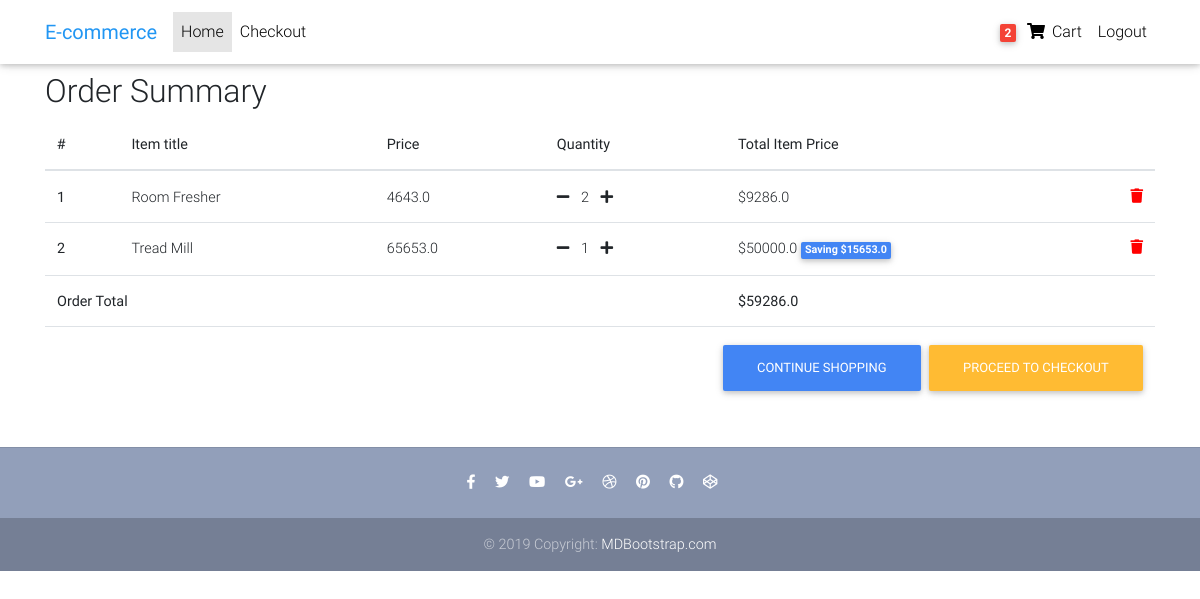
Page /order-summary/ (signed in) on the committed database.
### app/models.py (models this page shows, shortened)
class Order(models.Model):
    user = models.ForeignKey(settings.AUTH_USER_MODEL,
                             on_delete=models.CASCADE)
    ref_code = models.CharField(max_length=20, blank=True,null=True)
    items = models.ManyToManyField(OrderItem)
    start_date = models.DateTimeField(auto_now_add=True)
    ordered_date = models.DateTimeField()
    ordered = models.BooleanField(default=False)
    billing_address = models.ForeignKey(
        'Address',related_name= 'billing_address',on_delete=models.SET_NULL, blank=True,null=True)
    shipping_address = models.ForeignKey(
        'Address',related_name= 'shipping_address',on_delete=models.SET_NULL, blank=True,null=True)
    payment = models.ForeignKey(
        'Payment',on_delete=models.SET_NULL, blank=True,null=True)
    coupon = models.ForeignKey(
        'Coupon',on_delete=models.SET_NULL, blank=True,null=True)
    being_delivered = models.BooleanField(default=False)
    received = models.BooleanField(default=False)
    refund_requested = models.BooleanField(default=False)
    refund_granted = models.BooleanField(default=False)
    '''
        1.Item Added to Cart
        2. Adding A Bill address
        ( Failed checkout )
        3. Payment
        (Preprocessing,processing, packaging etc.)
        4. Being delivered
        5. Recieved
        6. Refunds
    '''
    def get_total(self):
        total = 0
        for order_item in self.items.all():
            total += order_item.get_final_price()
        if self.coupon:
            total -= self.coupon.amount
        return total

class OrderItem(models.Model):
    user = models.ForeignKey(settings.AUTH_USER_MODEL,
                             on_delete=models.CASCADE)
    ordered = models.BooleanField(default=False)
    item = models.ForeignKey(Item, on_delete=models.CASCADE)
    quantity = models.IntegerField(default=1)
    def get_total_item_price(self):
        return self.quantity * self.item.price
    def get_total_discount_item_price(self):
        return self.quantity * self.item.discount_price
    def get_amount_saved(self):
        return self.get_total_item_price() - self.get_total_discount_item_price()
    def get_final_price(self):
        if self.item.discount_price:
            return self.get_total_discount_item_price()
        return self.get_total_item_price()

class Item(models.Model):
    title = models.CharField(max_length=100)
    price = models.FloatField()
    discount_price = models.FloatField(blank=True, null=True)
    category = models.CharField(choices=CATEGORY_CHOICES, max_length=2)
    label = models.CharField(choices=LABEL_CHOICES, max_length=1)
    slug = models.SlugField()
    description = models.TextField()
    image = models.ImageField(blank=True, null=True)

### app/views.py (the view)
# urls.py: path('order-summary/', OrderSummaryView.as_view(), name='order-summary'),
class OrderSummaryView(LoginRequiredMixin, View):
    def get(self, *args, **kwargs):
        try:
            order = Order.objects.get(user=self.request.user, ordered=False)
            context = {
                'object':order
            }
            return render(self.request, 'order_summary.html',context)
        except ObjectDoesNotExist:
            messages.error(self.request, "You do not have an active order")
            return redirect("/")

### app/templatetags/cart_template_tags.py (called while the page is built)
@register.filter
def cart_item_count(user):
    if user.is_authenticated:
        qs = Order.objects.filter(user=user, ordered=False)
        if qs.exists():
            return qs[0].items.count()
        return 0

### templates/order_summary.html (shortened to what this page needs)
{% extends "base.html" %}
{% block content %}
  <main>
    <div class="container">
    <div class="table-responsive text-nowrap">
    <h2>Order Summary</h2>
    <table class="table">
        <thead>
        <tr>
            <th scope="col">#</th>
            <th scope="col">Item title</th>
            <th scope="col">Price</th>
            <th scope="col">Quantity</th>
            <th scope="col">Total Item Price</th>
        </tr>
        </thead>
        <tbody>
        {% for order_item in object.items.all %}
        <tr>
            <th scope="row">{{ forloop.counter }}</th>
            <td>{{ order_item.item.title }}</td>
            <td>{{ order_item.item.price }}</td>
            <td>
                <a href="{% url 'app:remove-single-item-from-cart' order_item.item.slug %}"><i class="fas fa-minus mr-2"></i></a>
                {{ order_item.quantity }}
                <a href="{% url 'app:add-to-cart' order_item.item.slug %}"><i class="fas fa-plus ml-2"></i></a>
            </td>
            <td>
            {% if order_item.item.discount_price %}
                ${{ order_item.get_total_discount_item_price }}
                <span class="badge badge-primary">Saving ${{ order_item.get_amount_saved }}</span>
            {% else %}
                ${{ order_item.get_total_item_price }}
            {% endif %}
            <a style='color: red;' href="{% url 'app:remove-from-cart' order_item.item.slug %}">
                <i class="fas fa-trash float-right"></i>
            </a>
            </td>
        </tr>
        {% endfor %}
        {% if object.get_total %}
        <tr>
            <td colspan="4"><b>Order Total</b></td>
            <td><b>${{ object.get_total }}</b></td>
        </tr>
        <tr>
            <td colspan="5">
            <a class='btn btn-warning float-right ml-2' href='/checkout/'>Proceed to checkout</a>
            <a class='btn btn-primary float-right' href='/'>Continue shopping</a>
            </td>
        </tr>
        {% endif %}
        </tbody>
    </table>
    </div>
    </div>
  </main>
{% endblock content %}

### templates/navbar.html (shortened to what this page needs)
{% load cart_template_tags %}
<nav class="navbar fixed-top navbar-expand-lg navbar-light white scrolling-navbar">
    <div class="container">
      <a class="navbar-brand waves-effect" href="/">
        <strong class="blue-text">E-commerce</strong>
      </a>
      <div class="collapse navbar-collapse" id="navbarSupportedContent">
        <ul class="navbar-nav mr-auto">
          <li class="nav-item active">
            <a class="nav-link waves-effect" href="/">Home
            </a>
          </li>
          <li class="nav-item">
            <a class="nav-link waves-effect" href="/checkout">
            Checkout</a>
          </li>
        </ul>
        <ul class="navbar-nav nav-flex-icons">
          {% if request.user.is_authenticated %}
          <li class="nav-item">
            <a href="{% url 'app:order-summary' %}" class="nav-link waves-effect">
              <span class="badge red z-depth-1 mr-1"> {{ request.user|cart_item_count }} </span>
              <i class="fas fa-shopping-cart"></i>
              <span class="clearfix d-none d-sm-inline-block"> Cart </span>
            </a>
          </li>
          <li class="nav-item">
            <a class="nav-link waves-effect" href="{% url 'account_logout' %}">
              <span class="clearfix d-none d-sm-inline-block"> Logout </span>
            </a>
          </li>
          {% endif %}
        </ul>
      </div>
    </div>
  </nav>

### templates/base.html (style rules this page uses)
html, body, header, .carousel { height: 60vh; }

### rows in the picture
OrderItem: item "Room Fresher", item.price "4643.0", quantity "2", get_total_item_price "9286.0"
OrderItem: item "Tread Mill", item.price "65653.0", quantity "1", get_total_discount_item_price "50000.0", get_amount_saved "15653.0"
Order: get_total "59286.0"

### other values in the picture
{{ request.user|cart_item_count }} "2"
